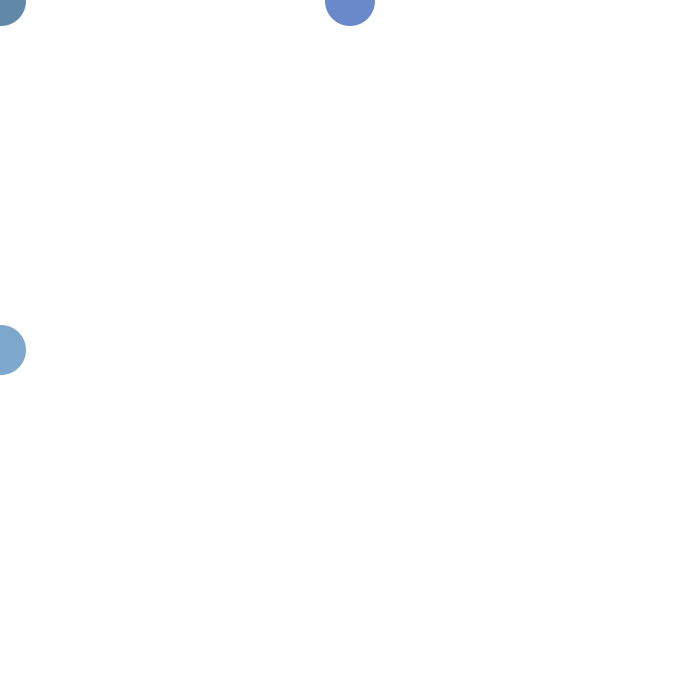
Frame 1 (no input)
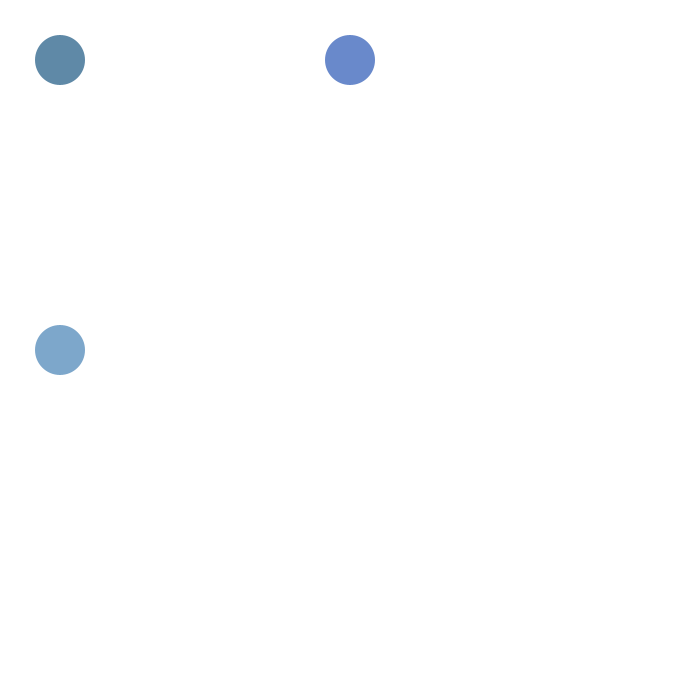
Frame 60 (the mouse pressed at the canvas centre just before this capture)
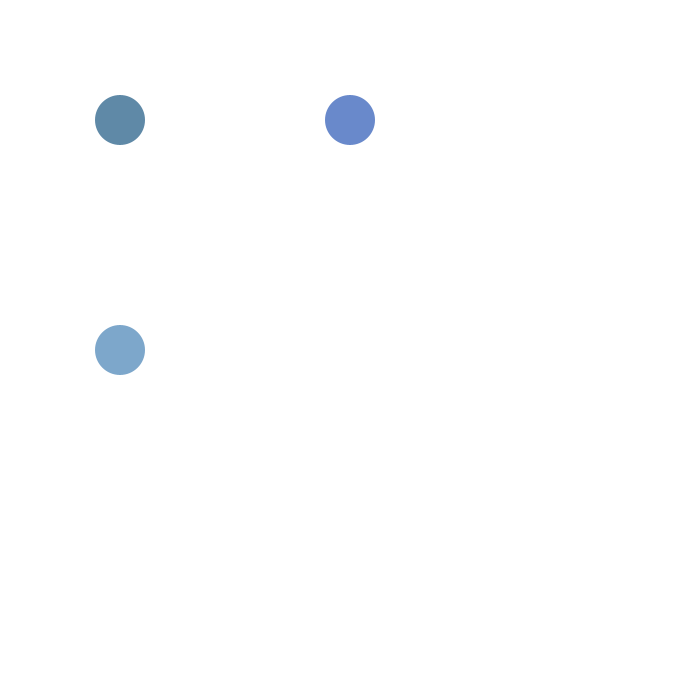
Frame 120 (the mouse held since frame 60 and released just before this capture)

The Processing sketch that drew these frames (run headless with seeded random() and noise(); from frame 60 on, the mouse is pressed at the canvas centre):

// Processing sketch: Rebota
// ── Rebota.pde
//Inicializamos la variable para la posición x
int posX;
int posY;
int speedX = 1;
int speedY = 1;

void setup(){
  size(700, 700);
}

void draw(){
  background(255);
  
  posX = posX + speedX;
  //posX+= speedX; //más conciso, es lo mismo que el de arriba
  
  // condición 1   OR  condición 2
  if(posX >= width || posX <= 0) {
  speedX = speedX *-1;
  }
  posY = posY + speedY;
  //posX+= speedX; //más conciso, es lo mismo que el de arriba
  
  if(posY >= height || posY <= 0) {
  speedY = speedY *-1;
  }

  println(posX);
  
  fill(125, 167, 203);
  noStroke();
  ellipse(posX, 350, 50, 50); 
  
  fill(105, 137, 203);
  ellipse(350, posY, 50, 50);
  
  fill(95, 137, 167);
  ellipse(posX, posY, 50, 50);

}
